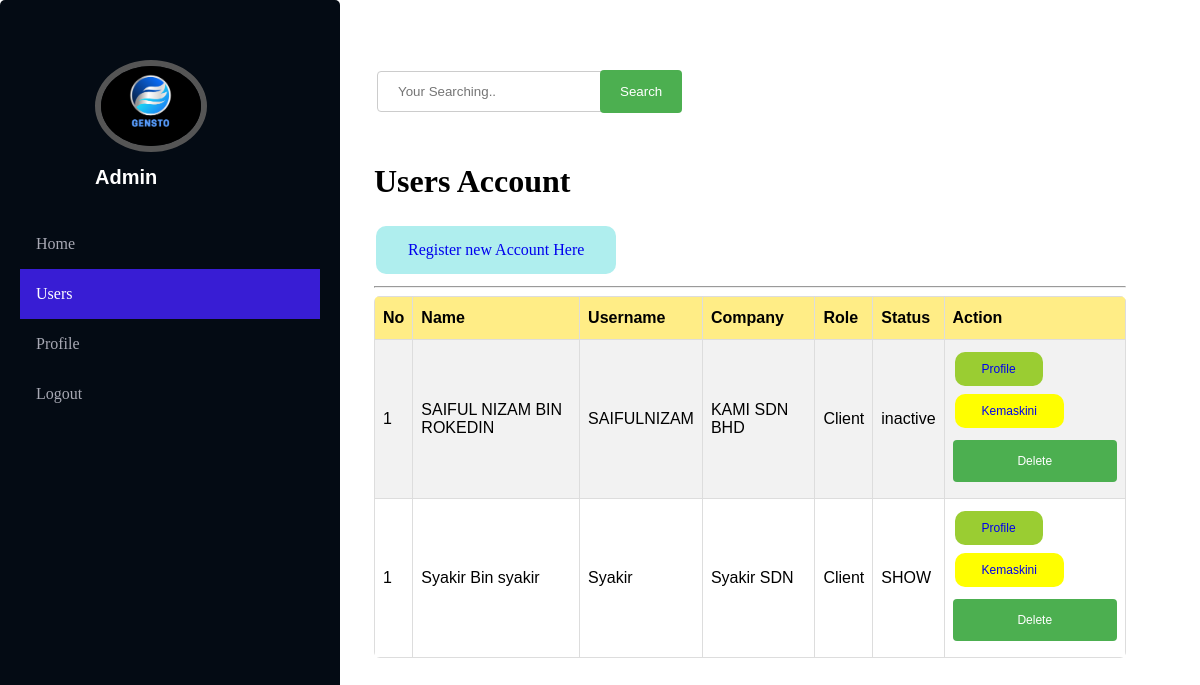
Screenshot of /User (signed in) with the database file from the repository.
### tables this page shows
CREATE TABLE `company` (
  `id` int(11) NOT NULL,
  `nama` varchar(255) NOT NULL,
  `address` varchar(500) NOT NULL,
  `termsandconditions` varchar(500) NOT NULL,
  `userid` int(11) NOT NULL
);

CREATE TABLE `user` (
  `id` int(11) NOT NULL,
  `username` varchar(255) NOT NULL,
  `email` varchar(255) NOT NULL,
  `password` varchar(255) NOT NULL,
  `role` varchar(255) NOT NULL,
  `isdelete` varchar(255) DEFAULT 'SHOW',
  `name` varchar(255) DEFAULT NULL
);

### app/core/Controller.php (called while the page is built, shortened)
<?php
class Controller{
    public function view($view,$data=[]){
        require_once './app/views/'.$view.'.php';
    }
}

### app/controllers/User.php (called while the page is built, shortened)
<?php
class User extends Controller{
      private $host = DB_HOST;
    private $user = DB_USER;
    private $password = DB_PASSWORD;
    private $database = DB_NAME;
    public function __construct()
    {
        $user=$this->user;
        $host=$this->host;
        $password=$this->password;
        $database=$this->database;
        $conn = mysqli_connect($host,$user,$password,$database);
        $this->conn=$conn;
    }
    public function index(){
        if($_POST){
            $name=$_POST['search'];
            $data['search']=$_POST['search'];
            $sql = "SELECT * from user  inner join company on company.userid = user.id where name like '$name' ";
            $data['result'] = $this->conn->query($sql);
        }else{
            $sql = "SELECT * from user  inner join company on company.userid = user.id ";
            $data['result'] = $this->conn->query($sql);
        }
        $this->view('User/index',$data);
    }
}

### app/core/App.php (called while the page is built, shortened)
<?php
class App{
    public $method = 'index';
    public $params = [];
    public function __construct(){
     $this->controller = new $this->controller;
    call_user_func_array([$this->controller,$this->method],$this->params);
    }
}

### index.php (called while the page is built, shortened)
<?php
$app = new App;

### app/views/User/index.php (the view, shortened to what this page needs)
<div class="content">
   <div style="padding:50px">
   <form action="<?=baseurl?>user" method="post">
    <table>
        <tr>
            <td><input type="text" id="search" name="search" placeholder="Your Searching.."></td>
            <td><input type="submit" value="Search"></td>
        </tr>
    </table>
   </form>
   <br>
   <h1>Users Account</h1>
   <a class="new" href="<?=baseurl?>user/register">Register new Account Here</a>
   <br>
   <hr>
<table id="users">
  <tr>
    <th>No</th>
    <th>Name</th>
    <th>Username</th>
    <th>Company</th>
    <th>Role</th>
    <th>Status</th>
    <th>Action</th>
  </tr>
  <?php
  if($data['result']!=null){
    while($key=$data['result']->fetch_assoc())
    {
  ?>
  <tr>
    <td>1</td>
    <td><?=$key['name']?></td>
    <td><?=$key['username']?></td>
    <td><?=$key['nama']?></td>
    <td><?=$key['role']?></td>
    <td><?=$key['isdelete']?></td>
    <td>
        <a class="profile" href="<?=baseurl?>user/profile/<?=$key['userid']?>">Profile</a>
        <a class="kemaskini"  href="<?=baseurl?>user/kemaskini/<?=$key['userid']?>">Kemaskini</a>
        <form action="<?=baseurl?>user/delete" method="POST" onsubmit="return confirm('Are you sure you want to submit this form?');">
        <input type="submit" class="delete" value="Delete" />
        </form>
    </td>
  </tr>
  <?php } }else{
    echo "<tr>
    <td colspan='7'>No data is found</td>
    </tr>";
  }?>
</table>
   </div>
   <br><br>
</div>

### css/style.css (style rules this page uses)
div.content { margin-left: 300px; padding: 1px 16px; height: 1000px; }
input[type=text], select { width: 100%; padding: 12px 20px; margin: 8px 0; display: inline-block; border: 1px solid #ccc; border-radius: 4px; box-sizing: border-box; }
input[type=submit] { width: 100%; background-color: #040b14; color: white; padding: 14px 20px; margin: 8px 0; border: none; border-radius: 4px; cursor: pointer; }

### app/views/User/index.php (style rules this page uses)
#users { font-family: Arial, Helvetica, sans-serif; border-spacing: 1; border-collapse: collapse; background:white; border-radius:6px; overflow:hidden; width:100%; margin:0 auto; position:relative; }
#users td, #users th { border: 1px solid #ddd; padding: 8px; }
#users tr:nth-child(even) { background-color: #f2f2f2; }
#users th { padding-top: 12px; padding-bottom: 12px; text-align: left; background:#FFED86; color: black; }
input[type=text], select { width: 100%; padding: 12px 20px; margin: 8px 0; display: inline-block; border: 1px solid #ccc; border-radius: 4px; box-sizing:unset!important; }
input[type=submit] { width: 100%; background-color: #4CAF50; color: white; padding: 14px 20px; margin: 8px 0; border: none; border-radius: 4px; cursor: pointer; }
div { border-radius: 5px; padding: 20px; }
.new { background-color: paleturquoise; border: none; padding: 15px 32px; text-align: center; text-decoration: none; display: inline-block; font-size: 16px; margin: 4px 2px; cursor: pointer; border-radius: 10px; }
.profile { background-color: yellowgreen; border: none; padding: 10px 27px; text-align: center; text-decoration: none; display: inline-block; font-size: 12px; margin: 4px 2px; cursor: pointer; border-radius: 10px; }
.kemaskini { background-color: yellow; border: none; padding: 10px 27px; text-align: center; text-decoration: none; display: inline-block; font-size: 12px; margin: 4px 2px; cursor: pointer; border-radius: 10px; }
.delete { background-color: red; border: none; padding: 10px 27px; text-align: center; text-decoration: none; display: inline-block; font-size: 12px; margin: 4px 2px; cursor: pointer; border-radius: 10px; }

### rows the page displays
company: userid.name "SAIFUL NIZAM BIN ROKEDIN", userid.username "SAIFULNIZAM", nama "KAMI SDN BHD", userid.role "Client", userid.isdelete "inactive"
company: userid.name "Syakir Bin syakir", userid.username "Syakir", nama "Syakir SDN", userid.role "Client", userid.isdelete "SHOW"

### other values shown
$_SESSION['username'] "Admin"
